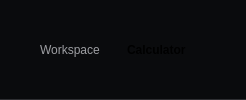
           <widget class="QFrame" name="frame_3">
            <property name="sizePolicy">
             <sizepolicy hsizetype="Preferred" vsizetype="Preferred">
              <horstretch>0</horstretch>
              <verstretch>0</verstretch>
             </sizepolicy>
            </property>
            <property name="minimumSize">
             <size>
              <width>0</width>
              <height>79</height>
             </size>
            </property>
            <property name="maximumSize">
             <size>
              <width>16777215</width>
              <height>16777215</height>
             </size>
            </property>
            <property name="styleSheet">
             <string notr="true">background-color: #0a0b0d;
border:0px;
border-bottom:1px solid #2E2F32;
</string>
            </property>
            <property name="frameShape">
             <enum>QFrame::Shape::StyledPanel</enum>
            </property>
            <property name="frameShadow">
             <enum>QFrame::Shadow::Raised</enum>
            </property>
            <layout class="QHBoxLayout" name="horizontalLayout_10">
             <property name="spacing">
              <number>0</number>
             </property>
             <property name="leftMargin">
              <number>20</number>
             </property>
             <property name="topMargin">
              <number>10</number>
             </property>
             <property name="rightMargin">
              <number>20</number>
             </property>
             <property name="bottomMargin">
              <number>10</number>
             </property>
             <item>
              <layout class="QHBoxLayout" name="horizontalLayout_9">
               <property name="spacing">
                <number>10</number>
               </property>
               <property name="leftMargin">
                <number>20</number>
               </property>
               <item>
                <widget class="QLabel" name="label_11">
                 <property name="styleSheet">
                  <string notr="true">border:0px;
border-radius:0px;
color: rgb(157, 158, 162);</string>
                 </property>
                 <property name="text">
                  <string>Workspace</string>
                 </property>
                </widget>
               </item>
               <item>
                <widget class="QLabel" name="path_arrow">
                 <property name="minimumSize">
                  <size>
                   <width>5</width>
                   <height>5</height>
                  </size>
                 </property>
                 <property name="maximumSize">
                  <size>
                   <width>10</width>
                   <height>8</height>
                  </size>
                 </property>
                 <property name="font">
                  <font>
                   <pointsize>9</pointsize>
                  </font>
                 </property>
                 <property name="styleSheet">
                  <string notr="true">border:0px;
border-radius:0px;</string>
                 </property>
                 <property name="text">
                  <string/>
                 </property>
                 <property name="pixmap">
                  <pixmap resource="resources.qrc">:/icons/icons/chevron-right_grey.svg</pixmap>
                 </property>
                 <property name="alignment">
                  <set>Qt::AlignmentFlag::AlignCenter</set>
                 </property>
                </widget>
               </item>
               <item>
                <widget class="QLabel" name="path_name">
                 <property name="font">
                  <font>
                   <bold>true</bold>
                  </font>
                 </property>
                 <property name="styleSheet">
                  <string notr="true">border:0px;
border-radius:0px;</string>
                 </property>
                 <property name="text">
                  <string>Calculator</string>
                 </property>
                </widget>
               </item>
               <item>
                <spacer name="horizontalSpacer">
                 <property name="orientation">
                  <enum>Qt::Orientation::Horizontal</enum>
                 </property>
                 <property name="sizeHint" stdset="0">
                  <size>
                   <width>40</width>
                   <height>20</height>
                  </size>
                 </property>
                </spacer>
               </item>
              </layout>
             </item>
            </layout>
           </widget>
